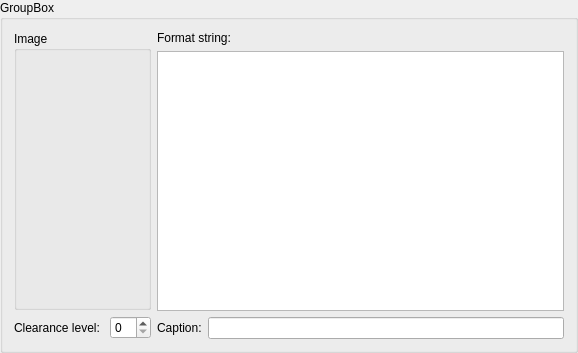
<?xml version="1.0" encoding="UTF-8"?>
<ui version="4.0">
 <class>AlertSettingsBox</class>
 <widget class="QGroupBox" name="AlertSettingsBox">
  <property name="geometry">
   <rect>
    <x>0</x>
    <y>0</y>
    <width>578</width>
    <height>353</height>
   </rect>
  </property>
  <property name="windowTitle">
   <string>Notification Parameters</string>
  </property>
  <property name="title">
   <string>GroupBox</string>
  </property>
  <property name="flat">
   <bool>true</bool>
  </property>
  <layout class="QHBoxLayout" name="horizontalLayout">
   <item>
    <layout class="QVBoxLayout" name="verticalLayout_2">
     <item>
      <widget class="ImageSelectionBox" name="imageSelectionBox">
       <property name="sizePolicy">
        <sizepolicy hsizetype="Preferred" vsizetype="Expanding">
         <horstretch>0</horstretch>
         <verstretch>0</verstretch>
        </sizepolicy>
       </property>
       <property name="title">
        <string>Image</string>
       </property>
       <property name="flat">
        <bool>true</bool>
       </property>
      </widget>
     </item>
     <item>
      <layout class="QHBoxLayout" name="horizontalLayout_2">
       <item>
        <widget class="QLabel" name="label">
         <property name="text">
          <string>Clearance level: </string>
         </property>
        </widget>
       </item>
       <item>
        <widget class="QSpinBox" name="levelSB"/>
       </item>
      </layout>
     </item>
    </layout>
   </item>
   <item>
    <layout class="QVBoxLayout" name="verticalLayout_4">
     <item>
      <layout class="QVBoxLayout" name="verticalLayout">
       <item>
        <widget class="QLabel" name="label_2">
         <property name="text">
          <string>Format string:</string>
         </property>
        </widget>
       </item>
       <item>
        <widget class="QTextEdit" name="alertTextTB"/>
       </item>
       <item>
        <layout class="QHBoxLayout" name="horizontalLayout_3">
         <item>
          <widget class="QLabel" name="label_4">
           <property name="text">
            <string>Caption:</string>
           </property>
          </widget>
         </item>
         <item>
          <widget class="QLineEdit" name="captionLE"/>
         </item>
        </layout>
       </item>
      </layout>
     </item>
    </layout>
   </item>
  </layout>
 </widget>
 <customwidgets>
  <customwidget>
   <class>ImageSelectionBox</class>
   <extends>QGroupBox</extends>
   <header>ImageSelectionBox.h</header>
   <container>1</container>
   <slots>
    <signal>imageFileChanged(QString)</signal>
   </slots>
  </customwidget>
 </customwidgets>
 <resources>
  <include location="images.qrc"/>
  <include location="images.qrc"/>
 </resources>
 <connections>
  <connection>
   <sender>alertTextTB</sender>
   <signal>textChanged()</signal>
   <receiver>AlertSettingsBox</receiver>
   <slot>alertTextChangedST()</slot>
   <hints>
    <hint type="sourcelabel">
     <x>396</x>
     <y>130</y>
    </hint>
    <hint type="destinationlabel">
     <x>402</x>
     <y>517</y>
    </hint>
   </hints>
  </connection>
  <connection>
   <sender>levelSB</sender>
   <signal>valueChanged(int)</signal>
   <receiver>AlertSettingsBox</receiver>
   <slot>levelChangedST(int)</slot>
   <hints>
    <hint type="sourcelabel">
     <x>219</x>
     <y>332</y>
    </hint>
    <hint type="destinationlabel">
     <x>219</x>
     <y>436</y>
    </hint>
   </hints>
  </connection>
  <connection>
   <sender>captionLE</sender>
   <signal>textChanged(QString)</signal>
   <receiver>AlertSettingsBox</receiver>
   <slot>captionChangedST(QString)</slot>
   <hints>
    <hint type="sourcelabel">
     <x>499</x>
     <y>333</y>
    </hint>
    <hint type="destinationlabel">
     <x>508</x>
     <y>366</y>
    </hint>
   </hints>
  </connection>
  <connection>
   <sender>imageSelectionBox</sender>
   <signal>imageFileChanged(QString)</signal>
   <receiver>AlertSettingsBox</receiver>
   <slot>imageFileChangedST(QString)</slot>
   <hints>
    <hint type="sourcelabel">
     <x>84</x>
     <y>144</y>
    </hint>
    <hint type="destinationlabel">
     <x>113</x>
     <y>474</y>
    </hint>
   </hints>
  </connection>
 </connections>
 <slots>
  <slot>alertTextChangedST()</slot>
  <slot>levelChangedST(int)</slot>
  <slot>captionChangedST(QString)</slot>
  <slot>imageFileChangedST(QString)</slot>
 </slots>
</ui>
